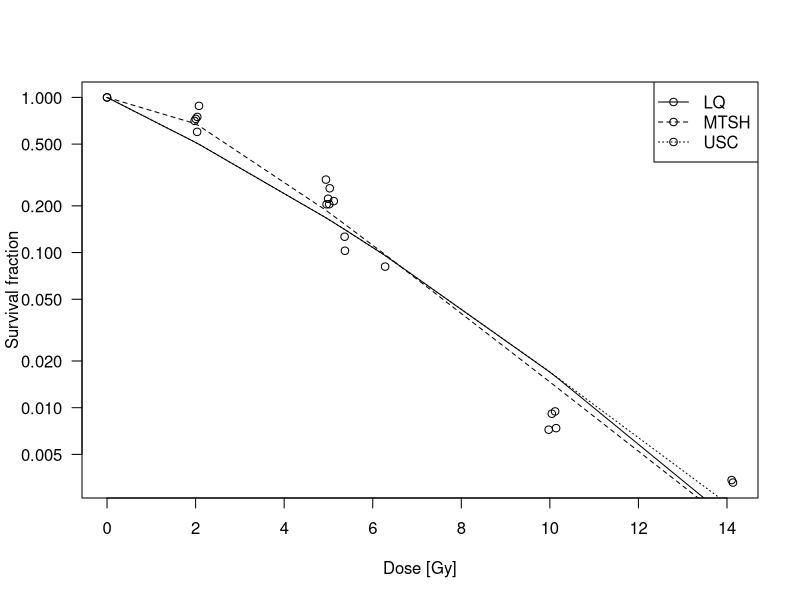

Write R code to recreate this figure.
setwd("C:/Users/Delmon/Dropbox/R/Anne Marit")
getwd()

rm(list=ls())

SFdata = read.table(file = "SF_Protons_Depth.csv", header = TRUE, sep = ";")
attach(SFdata)

Sxx = function(x)   sum( I((x - mean(x))^2) )
s = function(y, yhat, n, p) sqrt( RSS(y, yhat) / (n - p) )
sy = function(x, y, yhat, n, p) s(y, yhat, n, p)*sqrt( (1/n) + (x - mean(x))^2/Sxx(x) )
RSS = function(y ,yhat) sum( I((y - yhat)^2) ) 
ESS = function(y, yhat) sum( (yhat - mean(y))^2 ) # SSR or MSS
TSS = function(y, yhat) sum( (y - mean(y))^2 )
R.squared = function(y, yhat) 1 - (RSS(y, yhat)/TSS(y, yhat))
R.squared.adj = function(y, yhat, n, p) 1 - (1 - R.squared(y, yhat))*( (n - 1)/(n - p) ) 

f = function(D, DT) I(D^2) - (D > DT)*I((D - DT)^2)
USCfunc = function(alpha, beta, D, DT, OER) -(alpha/OER)*D - (beta/OER^2)*I( f(D, DT) )
LQfunc = function(alpha, beta, D, OER) -(alpha/OER)*D - (beta/OER^2)*I(D^2)

SF = SFdata[, 1] # P == "P9" | P == "P10"
D = SFdata[, 2]
P = SFdata[, 3]

LQmod = lm(log(SF) ~ -1 + D + I(D^2) )
MTSHmod = nls(log(SF) ~ log(1 - (1 - exp(-v*D) )^m ), start = list(v=1, m=1))

# USC
alpha = (-1)*coefficients(LQmod)[1]
beta = (-1)*coefficients(LQmod)[2]
D0 = 1/coefficients(MTSHmod)[1]
Dq = log(coefficients(MTSHmod)[2])*D0
DT = (2*Dq)/(1 - alpha*D0)

USCmod = USCfunc(alpha, beta, D, DT, 1)

dev.new()
plot(D, SF,
     ylab = "Survival fraction", xlab = "Dose [Gy]",
     las = 1, pch = 1, log = "y")
lines(sort(D), exp(fitted(LQmod))[order(D)], lty = 1)
lines(sort(D), exp(fitted(MTSHmod))[order(D)], lty = 2)
lines(sort(D), exp(USCmod)[order(D)], lty = 3)
legend("topright", legend=c("LQ", "MTSH", "USC"), 
       lty = c(1, 2, 3), pch = c(1, 1, 1), bty = "o")

R.squared.adj.USC = R.squared.adj(log(SF), USCmod, length(D), 2)

# LQresid = resid(LQmod)
# MTSHresid = resid(MTSHmod)
# USCresid = log(SF) - USC
# 
# dev.new()
# plot(exp(fitted(LQmod)), LQresid,
#      ylab = "Residuals", xlab = "Estimated survival fraction (fitted values)",
#      ylim = c(-0.9, 0.4), las = 1, pch = 1)
# points(exp(fitted(MTSHmod)), MTSHresid, pch = 2)
# points(exp(USC), USCresid, pch = 3)
# abline(0, 0, lty = 2)
# 
# LOESS.LQresid = loess(LQresid ~ exp(fitted(LQmod)) )
# LOESS.MTSHresid = loess(MTSHresid ~ exp(fitted(MTSHmod)) )
# LOESS.USCresid = loess(USCresid ~ exp(USC) )
# 
# lines(sort(exp(fitted(LQmod))), fitted(LOESS.LQresid)[order(exp(fitted(LQmod)))], lty = 1)
# lines(sort(exp(fitted(MTSHmod))), fitted(LOESS.MTSHresid)[order(exp(fitted(MTSHmod)))], lty = 2)
# lines(sort(exp(USC)), fitted(LOESS.USCresid)[order(exp(USC))], lty = 3)
# legend("topright", legend = c("LQ", "MTSH", "USC"), lty = c(1, 2, 3), pch = c(1, 2, 3), bty = "o")


